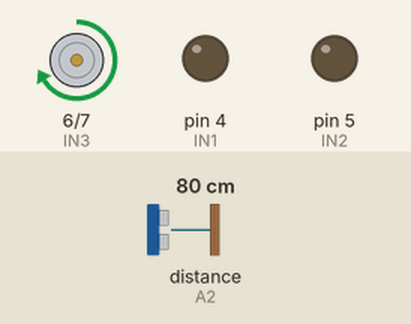
A sketch run on a simulated Arduino Uno, built with avr-gcc and run on an emulated ATmega328P. Shown: motor-driver pin pairs drawn as motors (green arrow = first pin HIGH = forward, orange = second pin HIGH = backward, longer = more drive, scaled by the enable pin), output pins drawn as LEDs (lit = HIGH). Inputs (shaded band) come from the test bench; at power-on: distance to the obstacle (sensor on A2) 80 cm. The echo pulse lasts 58.3 µs per cm; what the sketch prints to the serial monitor is not drawn.

Above: at 0.2 s.
Timing chart, 0 to 1.7 s (numbered marks = the images above):
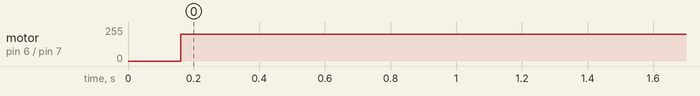

Measured:
- by itself, motor on pin 6 (IN3) / pin 7 (IN4): stopped → forward 200/255 at 0.16 s

The sketch:

W1.ino
```cpp
#include "SR04.h"
#define TRIG_PIN A2
#define ECHO_PIN A3
int ENA = 3;
int IN1 = 4;
int IN2 = 5;
int ENB = 9;
int IN3 = 6;
int IN4 = 7;

SR04 sr04 = SR04(ECHO_PIN,TRIG_PIN) ;
long a;

void setup() {
 Serial.begin (9600);
 a=sr04.Distance();
 pinMode(IN1, OUTPUT);
 pinMode(IN2, OUTPUT);
 pinMode(IN3, OUTPUT);
 pinMode(IN4, OUTPUT);
  digitalWrite(IN1, LOW);
 digitalWrite(IN2, LOW);
 digitalWrite(IN3, LOW);
 digitalWrite(IN4, LOW);
 analogWrite (ENA, 200);

 delay(100);
}

void adelante(){
   digitalWrite(IN3,HIGH);
 digitalWrite(IN4, LOW);


  delay(1350);

}
void gira_izquierda(){
delay(50);
}
void gira_derecha(){


}

void loop() {
a=sr04.Distance();
Serial.print(a);
Serial.println("cm");
digitalWrite(IN3, HIGH);
digitalWrite(IN4, LOW);
delay (1);
if(a<=10){
  gira_izquierda();
  delay(250);
//  gira_derecha();
// delay(175);
}else {
  gira_derecha();
  }

adelante();
delay(50);


}
```
